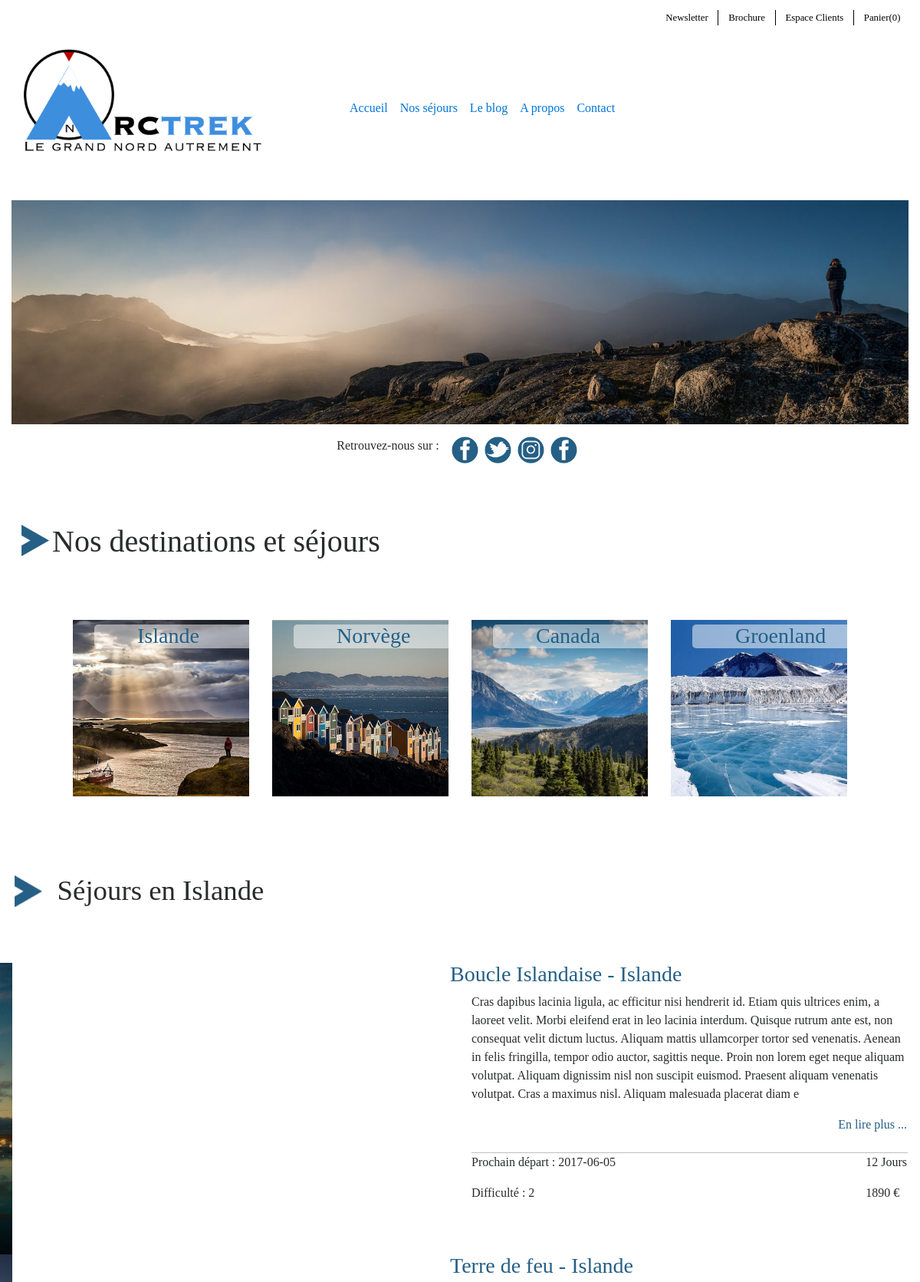
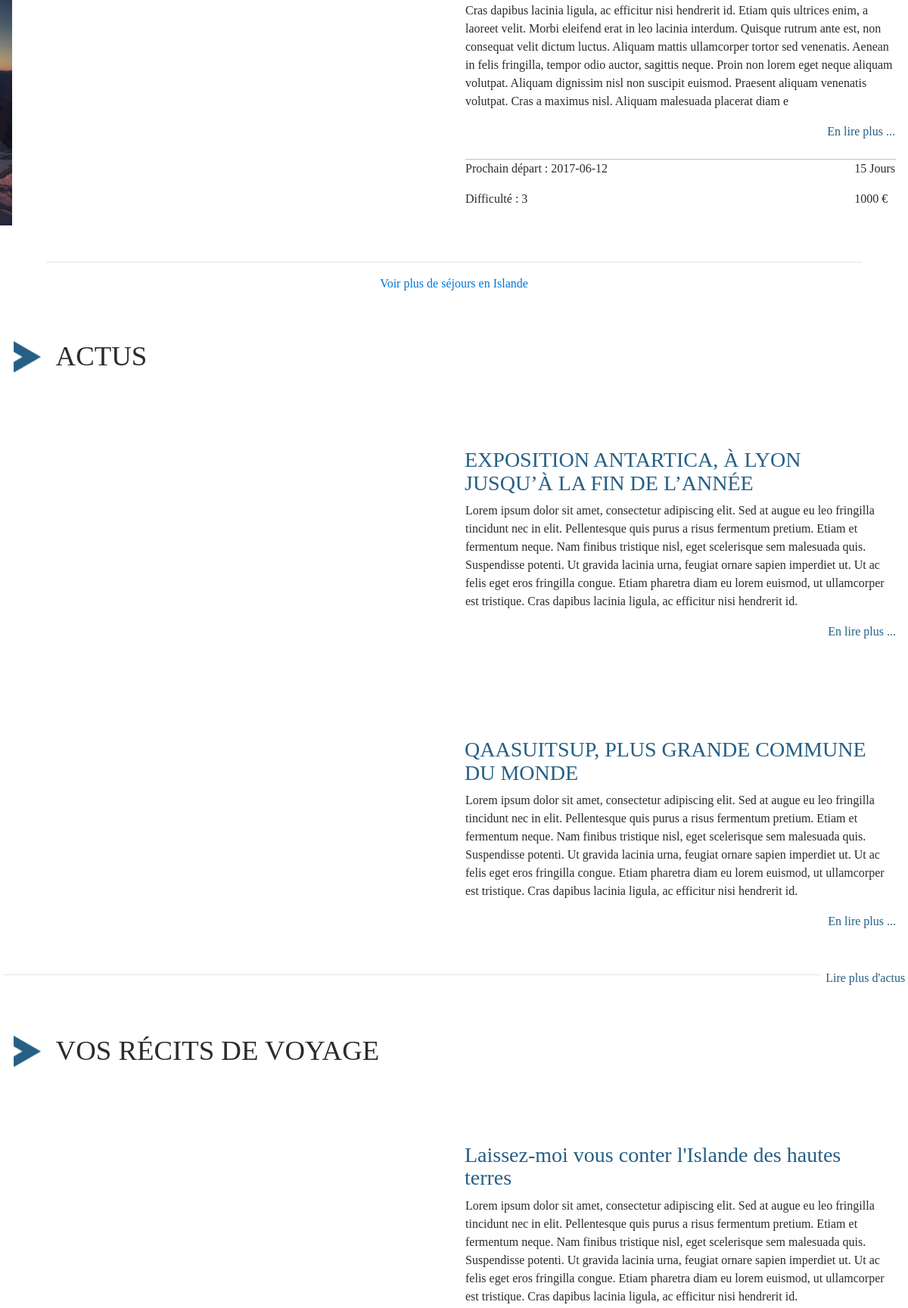
The page / (upper part) on the database its author committed (2 pictures, top to bottom).
### tables this page shows
CREATE TABLE IF NOT EXISTS `destination` (
  `id` int(11) NOT NULL AUTO_INCREMENT,
  `libelle` varchar(255) NOT NULL,
  `image` varchar(255) NOT NULL,
  PRIMARY KEY (`id`)
);

CREATE TABLE IF NOT EXISTS `sejour` (
  `id` bigint(20) NOT NULL AUTO_INCREMENT,
  `titre` varchar(255) NOT NULL,
  `contenu` mediumtext NOT NULL,
  `difficulte` int(11) NOT NULL,
  `duree_sejour` int(11) NOT NULL,
  `prix` double NOT NULL,
  `itinéraire` mediumtext NOT NULL,
  `equipement` mediumtext,
  `formalite` mediumtext,
  `sante` mediumtext,
  `climat` mediumtext,
  `image` varchar(255) NOT NULL,
  `destination_id` int(11) NOT NULL,
  PRIMARY KEY (`id`),
  KEY `fk_sejour_destination_idx` (`destination_id`)
);

CREATE TABLE IF NOT EXISTS `date_depart` (
  `id` bigint(20) NOT NULL AUTO_INCREMENT,
  `depart` date NOT NULL,
  `prix` decimal(10,0) NOT NULL,
  `place` int(11) NOT NULL,
  `sejour_id` bigint(20) NOT NULL,
  PRIMARY KEY (`id`),
  KEY `fk_date_depart_sejour1_idx` (`sejour_id`)
);

CREATE TABLE IF NOT EXISTS `article` (
  `id` bigint(20) NOT NULL AUTO_INCREMENT,
  `titre` varchar(255) NOT NULL,
  `contenu` mediumtext NOT NULL,
  `date_creation` datetime NOT NULL,
  `image` varchar(255) NOT NULL,
  `categorie_id` bigint(20) NOT NULL,
  `utilisateur_id` bigint(20) NOT NULL,
  PRIMARY KEY (`id`),
  KEY `fk_article_categorie1_idx` (`categorie_id`),
  KEY `fk_article_utilisateur1_idx` (`utilisateur_id`)
);

### model/entities/destinations-entity.php (called while the page is built)
<?php
function getAllDestinations() {
    global $connection;
    $query = "SELECT * FROM destination
              ORDER BY id
              ";
    $stmt = $connection->prepare($query);
    $stmt->execute();
    return $stmt->fetchAll();
}

### model/entities/sejours-entity.php (called while the page is built, shortened)
<?php
function getSejours($id) {
    global $connection;
    $query = "SELECT  sejour.id,
		                  sejour.titre,
		                  sejour.contenu,
		                  sejour.difficulte,
		                  sejour.duree_sejour,
		                  date_depart.prix AS 'prix',
		                  date_depart.depart AS 'depart',
		                  sejour.image,
		                  destination.id AS 'destination_id',
		                  destination.libelle
              FROM sejour
              INNER JOIN destination ON destination.id = sejour.destination_id
              INNER JOIN date_depart ON date_depart.sejour_id = sejour.id
              WHERE destination_id = :id
              LIMIT 2;
              ";
    $stmt = $connection->prepare($query);
    $stmt->bindParam(":id", $id);
    $stmt->execute();
    return $stmt->fetchAll();
}

### model/entities/article_entity.php (called while the page is built, shortened)
<?php
function getArticlesByCategorie($id) {
    global $connection;
    $query = "SELECT article.id,
	                   article.titre,
		                 article.contenu,
		                 article.date_creation,
		                 article.image,
		                 article.categorie_id
              FROM article
              INNER JOIN categorie ON categorie.id = article.categorie_id
              WHERE categorie_id = :id
              ORDER BY article.date_creation DESC
              LIMIT 2;
              ";
    $stmt = $connection->prepare($query);
    $stmt->bindParam(":id", $id);
    $stmt->execute();
    return $stmt->fetchAll();
}

### layout/actus_recits.php (the view, shortened to what this page needs)
<?php
$actus = getArticlesByCategorie(1);
$recits = getArticlesByCategorie(2);
?>
<section class="actus">
    <div class="row">
        <h2>ACTUS</h2>
    </div>
    <?php foreach ($actus as $actu) : ?>
    <div class="row article">
        <div class="col-lg-6 col-md-12 col-sm-12 container-img">
        </div>
        <div class="col-lg-6 col-md-12 col-sm-12">
            <article>
                <h3><a href="article.php?id=<?php echo $actu["id"];?>&cat=<?php echo $actu["categorie_id"];?>">
                    <?php echo $actu['titre'];?>
                    </a>
                </h3>
                <p><?php echo substr($actu['contenu'], 0, 505);?></p>
                <a href="article.php?id=<?php echo $actu["id"];?>&cat=<?php echo $actu["categorie_id"];?>">
                  En lire plus ...
                </a>
            </article>
        </div>
    </div>
    <?php endforeach; ?>
    <div class="row voir-plus">
        <hr>
        <a href="blog.php?id=1#img-header"> Lire plus d'actus </a>
    </div>
</section>
<section class="recits">
    <div class="row">
        <h2>VOS RÉCITS DE VOYAGE</h2>
    </div>
    <?php foreach ($recits as $recit) : ?>
    <div class="row article">
        <div class="col-md-6 col-sm-12 container-img">
        </div>
        <div class="col-lg-6 col-md-12 col-sm-12">
            <article>
                <h3>
                  <a href="article.php?id=<?php echo $recit["id"];?>&cat=<?php echo $recit["categorie_id"];?>">
                    <?php echo $recit['titre'];?>
                  </a>
                </h3>
                <p><?php echo substr($recit['contenu'], 0, 505);?></p>
            </article>
        </div>
    </div>
    <?php endforeach; ?>
</section>

### layout/destinations_sejours.php (shortened to what this page needs)
<?php
$destinations = getAllDestinations();
$sejours_is = getSejours(1);
 ?>
<div class="row destination">
    <div class="row">
        <h1>Nos destinations et séjours</h1>
    </div>
    <div class="row dest-content" id="dest-content">
      <?php foreach ($destinations as $destination) : ?>
        <div class="col-lg-3 col-md-6 col-sm-6">
            <a id="dest<?php echo $destination['id'];?>" class="dest-link" href="#dest-content">
                <section class="dest-<?php echo $destination['id'];?>">
                    <div class="dest-img">
                        <img src="images-finales<?php echo $destination['image'];?>" alt="paysage-islande">
                        <h3><?php echo $destination['libelle'];?></h3>
                    </div>
                </section>
            </a>
        </div>
      <?php endforeach; ?>
    </div>
</div>
<section class="sejours-content">
  <?php
    require_once 'sejours/islande.php';
  ?>
</section>

### layout/sejours/islande.php
<div class="row">
    <div class="sejour" id="islande">
        <div class="row">
            <h2>Séjours en Islande</h2>
        </div>
        <div class="row sejour-article">
          <?php foreach ($sejours_is as $sejour_is) : ?>
            <div class="col-lg-6 col-md-12 col-sm-12">
                <div class="container-img">
                    <img src="images-finales<?php echo $sejour_is['image'];?>" alt="" class="img-fluid slide" id="slide1">
                </div>
            </div>
            <div class="col-lg-6 col-md-12 col-sm-12">
                <article>
                    <h3>
                      <a href="sejour.php?id=<?php echo $sejour_is['id'];?>">
                        <?php echo $sejour_is['titre'] ." - " . $sejour_is['libelle'];?>
                      </a>
                    </h3>
                    <p><?php echo substr($sejour_is['contenu'], 0, 505); ?></p>
                    <a href="sejour.php?id=<?php echo $sejour_is['id'];?>">En lire plus ...</a>
                    <section>
                        <div>
                            <p>Prochain départ : <?php echo $sejour_is['depart']; ?> </p>
                            <p class="difficult1">Difficulté : <?php echo $sejour_is['difficulte'];?></p>
                        </div>
                        <div>
                            <p><?php echo $sejour_is['duree_sejour']; ?> Jours</p>
                            <p><?php echo $sejour_is['prix'];?> €</p>
                        </div>
                    </section>
                </article>
            </div>
          <?php endforeach; ?>
        </div>
        <div class="row voir-plus">
            <hr>
            <a href="les_sejours.php?id=1">Voir plus de séjours en Islande</a>
        </div>
    </div>
</div>

### styles/css/style.css (style rules this page uses)
body { background-color: red; }
body p, body a { font-family: "bonveno"; }
body h1, body h2, body h3 { font-family: "copperplate"; }
body .slide { position: relative; left: -100%; }
body hr { width: 90%; margin: auto; margin-bottom: 1em; }
body .container-img { padding: 0; max-width: 600px; margin: auto; }
main .destination { margin: auto; margin-top: 4em; }
main .destination h1 { background: url("../../images-finales/icones/fleche.png") no-repeat; padding-left: 1em; margin-left: 0.7em; margin-bottom: 2em; }
main .destination .dest-content { margin: auto; margin-bottom: 4em; }
main .destination .dest-content a { text-decoration: none; }
main .destination .dest-content a img { z-index: 1; }
main .destination .dest-content a h3 { z-index: 2; position: relative; top: -8em; color: #255f85; background-color: rgba(255, 255, 255, 0.5); border-radius: 5px 0 0 5px; padding-left: 2em; margin-left: 1em; }
main .destination .dest-link .dest-img { margin: auto; }
main .destination .dest-link .dest-img img { width: 230px; height: 230px; }
main .sejours-content { margin-left: 1em; margin-right: 1em; }
main .sejours-content h2 { background: url("../../images-finales/icones/fleche.png") no-repeat; padding-left: 1.5em; margin-left: 0.5em; margin-bottom: 2em; font-size: 2.3em; }
main .sejours-content .sejour .sejour-article { margin-bottom: 3em; }
main .sejours-content .sejour article h3 { color: #255f85; }
main .sejours-content .sejour article h3 a { font-family: "copperplate"; position: relative; margin-bottom: 4em; }
main .sejours-content .sejour article a { color: #255f85; position: absolute; right: 1em; }
main .sejours-content .sejour article section { border-top: 1px solid #bfbfbf; margin-top: 4em; display: flex; }
main .sejours-content .sejour article section div:nth-of-type(2) { position: absolute; right: 1em; }
main .sejours-content #islande { display: block; }
main .actus h2 { background: url("../../images-finales/icones/fleche.png") no-repeat; padding-left: 1.5em; margin-left: 0.5em; margin-bottom: 2em; font-size: 2.3em; }
main .actus h3 { color: #255f85; padding-bottom: 1.5em; }
main .actus h3 a { font-family: "copperplate"; margin-left: 0.5em; }
main .actus a { color: #255f85; }
main .recits h2 { background: url("../../images-finales/icones/fleche.png") no-repeat; padding-left: 1.5em; margin-left: 0.5em; margin-bottom: 2em; font-size: 2.3em; }
main .recits h3 { color: #255f85; padding-bottom: 1.5em; }
main .recits h3 a { font-family: "copperplate"; margin-left: 0.5em; }
main .recits a { color: #255f85; }
main .article { margin-bottom: 2em; }
main .article article h3 { margin-bottom: 1em; margin-top: 1em; }
main .article article a { position: absolute; right: 1em; }
.voir-plus { margin-bottom: 4em; }
.voir-plus a { display: block; margin: auto; }

### rows shown on the page
destination: image (picture), libelle "Islande"
destination: image (picture), libelle "Norvège"
destination: image (picture), libelle "Canada"
destination: image (picture), libelle "Groenland"
sejour: image (picture), titre "Boucle Islandaise", destination.libelle "Islande", contenu "Cras dapibus lacinia ligula, ac efficitur nisi hendrerit id. Etiam quis ultrices enim, a laoreet velit. Morbi eleifend erat in leo lacinia interdum. Quisque rutrum ante est, non consequat velit dictum luctus. Aliquam mattis ullamcorper tortor sed venenatis. Aenean in felis fringilla, tempor odio auctor, sagittis neque. Proin non lorem eget neque aliquam volutpat. Aliquam dignissim nisl non suscipit euismod. Praesent aliquam venenatis volutpat. Cras a maximus nisl. Aliquam malesuada placerat diam e", date_depart.depart "2017-06-05", difficulte "2", duree_sejour "12", date_depart.prix "1890"
sejour: image (picture), titre "Terre de feu", destination.libelle "Islande", contenu "Cras dapibus lacinia ligula, ac efficitur nisi hendrerit id. Etiam quis ultrices enim, a laoreet velit. Morbi eleifend erat in leo lacinia interdum. Quisque rutrum ante est, non consequat velit dictum luctus. Aliquam mattis ullamcorper tortor sed venenatis. Aenean in felis fringilla, tempor odio auctor, sagittis neque. Proin non lorem eget neque aliquam volutpat. Aliquam dignissim nisl non suscipit euismod. Praesent aliquam venenatis volutpat. Cras a maximus nisl. Aliquam malesuada placerat diam e", date_depart.depart "2017-06-12", difficulte "3", duree_sejour "15", date_depart.prix "1000"
article: titre "EXPOSITION ANTARTICA, À LYON JUSQU’À LA FIN DE L’ANNÉE", contenu "Lorem ipsum dolor sit amet, consectetur adipiscing elit. Sed at augue eu leo fringilla tincidunt nec in elit. Pellentesque quis purus a risus fermentum pretium. Etiam et fermentum neque. Nam finibus tristique nisl, eget scelerisque sem malesuada quis. Suspendisse potenti. Ut gravida lacinia urna, feugiat ornare sapien imperdiet ut. Ut ac felis eget eros fringilla congue. Etiam pharetra diam eu lorem euismod, ut ullamcorper est tristique. Cras dapibus lacinia ligula, ac efficitur nisi hendrerit id."
article: titre "QAASUITSUP, PLUS GRANDE COMMUNE DU MONDE", contenu "Lorem ipsum dolor sit amet, consectetur adipiscing elit. Sed at augue eu leo fringilla tincidunt nec in elit. Pellentesque quis purus a risus fermentum pretium. Etiam et fermentum neque. Nam finibus tristique nisl, eget scelerisque sem malesuada quis. Suspendisse potenti. Ut gravida lacinia urna, feugiat ornare sapien imperdiet ut. Ut ac felis eget eros fringilla congue. Etiam pharetra diam eu lorem euismod, ut ullamcorper est tristique. Cras dapibus lacinia ligula, ac efficitur nisi hendrerit id."
article: titre "Laissez-moi vous conter l'Islande des hautes terres", contenu "Lorem ipsum dolor sit amet, consectetur adipiscing elit. Sed at augue eu leo fringilla tincidunt nec in elit. Pellentesque quis purus a risus fermentum pretium. Etiam et fermentum neque. Nam finibus tristique nisl, eget scelerisque sem malesuada quis. Suspendisse potenti. Ut gravida lacinia urna, feugiat ornare sapien imperdiet ut. Ut ac felis eget eros fringilla congue. Etiam pharetra diam eu lorem euismod, ut ullamcorper est tristique. Cras dapibus lacinia ligula, ac efficitur nisi hendrerit id."
